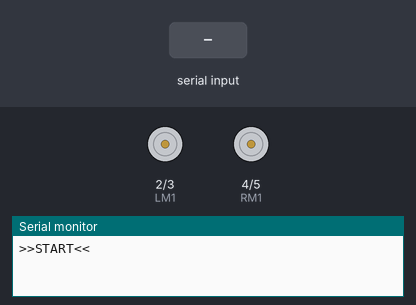
This sketch was run on a simulated Arduino Uno, built with avr-gcc and run on an emulated ATmega328P. Parts: motor-driver pin pairs drawn as motors (green arrow = first pin HIGH = forward, orange = second pin HIGH = backward, longer = more drive), the last lines printed to the serial monitor. The test bench sets the inputs (shaded band).

Above: at 1.2 s.
1.3 s: "F" received over Serial
At 2.0 s:
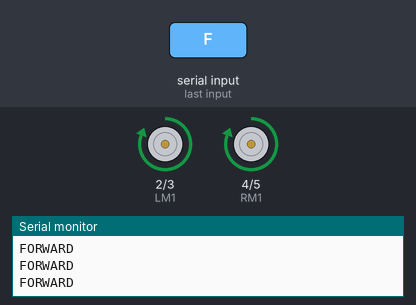
2.8 s: "R" received over Serial
At 3.8 s:
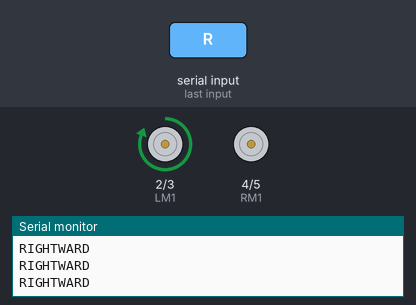
4.3 s: "L" received over Serial
At 4.9 s:
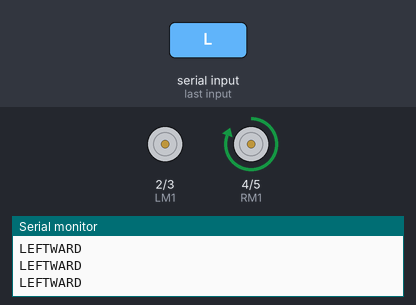
5.8 s: "B" received over Serial
At 7.1 s:
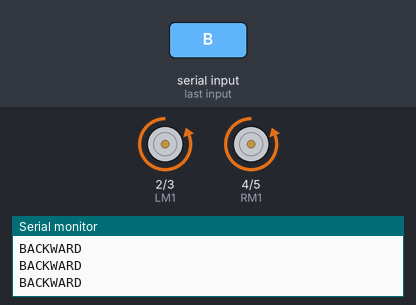
Timing chart, 0 to 8.3 s (numbered marks = the images above; inputs shaded):
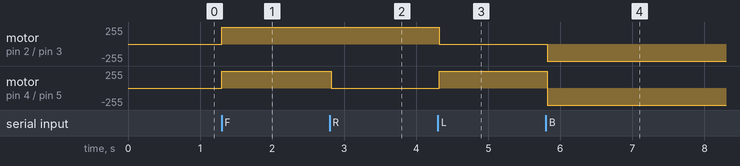

The sketch:

Bluetooth-bot.ino
```cpp
int LM1=2;
int LM2=3;
int RM1=4;
int RM2=5;
int EN1=10;
int EN2=11;
char input;
void setup()
{	Serial.begin(9600);
	pinMode(LM1,OUTPUT);
	pinMode(LM2,OUTPUT);
	pinMode(RM1,OUTPUT);
	pinMode(RM2,OUTPUT);
	digitalWrite(EN1,HIGH);
	digitalWrite(EN2,HIGH);
	Serial.println(">>START<<");
}
void loop()
{	if(Serial.available()>0)
		{   input=Serial.read();
		      Serial.print(input);
		}
	if (input=='S')
		{   Serial.println("STOP");   //bot stops
		     digitalWrite(LM1,LOW);
		     digitalWrite(LM2,LOW);
		     digitalWrite(RM1,LOW);
		     digitalWrite(RM2,LOW);
   		}
else if (input=='F')
		{   Serial.println("FORWARD");    //bot moves forward
		     digitalWrite(LM1,HIGH);
		     digitalWrite(LM2,LOW);
		     digitalWrite(RM1,HIGH);
		     digitalWrite(RM2,LOW);
   		}
else if (input=='R')
		{   Serial.println("RIGHTWARD");    //bot moves right
		     digitalWrite(LM1,HIGH);
		     digitalWrite(LM2,LOW);
		     digitalWrite(RM1,LOW);
		     digitalWrite(RM2,LOW);
   		}
else if (input=='L')
		{   Serial.println("LEFTWARD");    //bot moves left
		     digitalWrite(LM1,LOW);
		     digitalWrite(LM2,LOW);
		     digitalWrite(RM1,HIGH);
		     digitalWrite(RM2,LOW);
   		}
else if (input=='B')
		{   Serial.println("BACKWARD"); //	bot moves backward
		     digitalWrite(LM1,LOW);
		     digitalWrite(LM2,HIGH);
		     digitalWrite(RM1,LOW);
		     digitalWrite(RM2,HIGH);
   		}
}
```

Measured:
- after the input at 1.3 s, motor on pin 2 (LM1) / pin 3 (LM2), motor on pin 4 (RM1) / pin 5 (RM2): stopped → forward 255/255 at once
- after the input at 2.8 s, motor on pin 4 (RM1) / pin 5 (RM2): forward 255/255 → stopped at once
- after the input at 4.3 s, motor on pin 2 (LM1) / pin 3 (LM2): forward 255/255 → stopped at once; motor on pin 4 (RM1) / pin 5 (RM2): stopped → forward 255/255 at once
- after the input at 5.8 s, motor on pin 2 (LM1) / pin 3 (LM2): stopped → backward 255/255 at once; motor on pin 4 (RM1) / pin 5 (RM2): forward 255/255 → backward 255/255 at once
